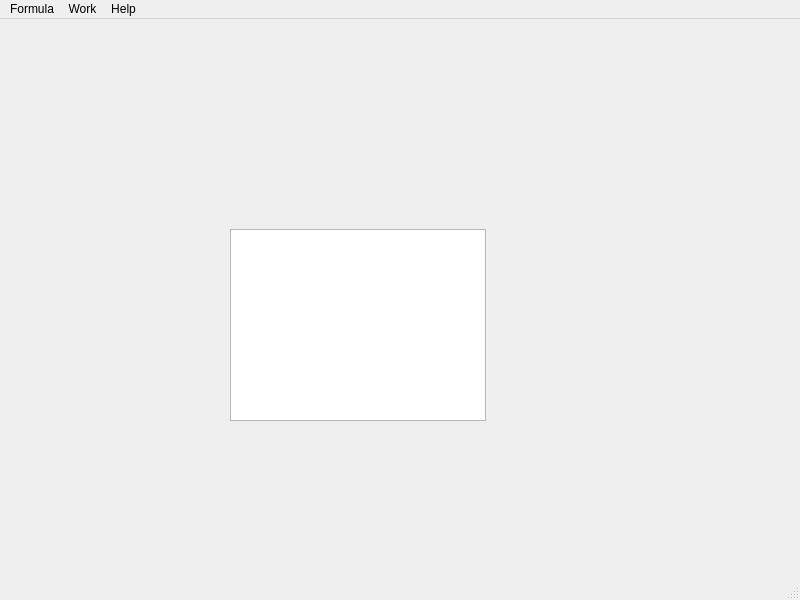
<?xml version="1.0" encoding="UTF-8"?>
<ui version="4.0">
 <class>MainWindow</class>
 <widget class="QMainWindow" name="MainWindow">
  <property name="geometry">
   <rect>
    <x>0</x>
    <y>0</y>
    <width>800</width>
    <height>600</height>
   </rect>
  </property>
  <property name="windowTitle">
   <string>MainWindow</string>
  </property>
  <widget class="QWidget" name="centralwidget">
   <widget class="QTextBrowser" name="textBrowser">
    <property name="geometry">
     <rect>
      <x>230</x>
      <y>210</y>
      <width>256</width>
      <height>192</height>
     </rect>
    </property>
   </widget>
  </widget>
  <widget class="QMenuBar" name="menubar">
   <property name="geometry">
    <rect>
     <x>0</x>
     <y>0</y>
     <width>800</width>
     <height>23</height>
    </rect>
   </property>
   <widget class="QMenu" name="menuFormula">
    <property name="title">
     <string>Formula</string>
    </property>
    <addaction name="actionNew"/>
    <addaction name="actionOpen"/>
    <addaction name="actionSave"/>
    <addaction name="actionSaveAS"/>
    <addaction name="separator"/>
    <addaction name="actionFilter"/>
    <addaction name="actionList_all"/>
   </widget>
   <widget class="QMenu" name="menuDocument">
    <property name="title">
     <string>Work</string>
    </property>
    <addaction name="actionCreate"/>
    <addaction name="actionSearch"/>
    <addaction name="separator"/>
    <addaction name="actionExecute"/>
   </widget>
   <widget class="QMenu" name="menuHelp">
    <property name="title">
     <string>Help</string>
    </property>
    <addaction name="actionAbout"/>
    <addaction name="actionAboutQt"/>
   </widget>
   <addaction name="menuFormula"/>
   <addaction name="menuDocument"/>
   <addaction name="menuHelp"/>
  </widget>
  <widget class="QStatusBar" name="statusbar"/>
  <action name="actionNew">
   <property name="text">
    <string>New</string>
   </property>
  </action>
  <action name="actionOpen">
   <property name="text">
    <string>Open</string>
   </property>
  </action>
  <action name="actionSave">
   <property name="text">
    <string>Save</string>
   </property>
  </action>
  <action name="actionSaveAS">
   <property name="text">
    <string>SaveAs</string>
   </property>
  </action>
  <action name="actionFilter">
   <property name="text">
    <string>Filter</string>
   </property>
  </action>
  <action name="actionList_all">
   <property name="text">
    <string>List all</string>
   </property>
  </action>
  <action name="actionCreate">
   <property name="text">
    <string>Create</string>
   </property>
  </action>
  <action name="actionSearch">
   <property name="text">
    <string>Search</string>
   </property>
  </action>
  <action name="actionExecute">
   <property name="text">
    <string>Execute</string>
   </property>
  </action>
  <action name="actionAbout">
   <property name="text">
    <string>About</string>
   </property>
  </action>
  <action name="actionAboutQt">
   <property name="text">
    <string>About Qt</string>
   </property>
  </action>
 </widget>
 <resources/>
 <connections/>
</ui>
